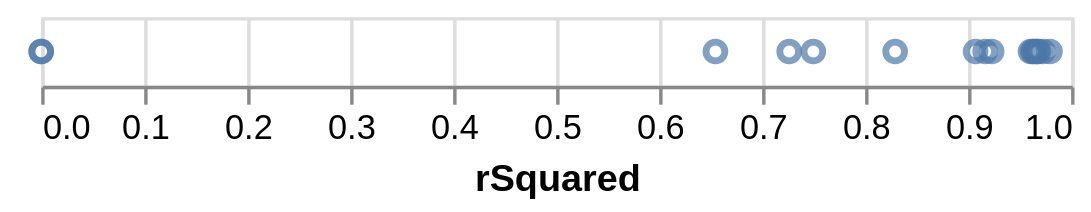

The Vega-Lite source for this figure:
### Vega-Lite specification from a JSON file in a GitHub repository (floating-point values rounded to 4 significant figures)
{"$schema": "https://vega.github.io/schema/vega-lite/v6.json", "data": {"values": [{"g": "p", "x": 1, "y": 3.28}, {"g": "q", "x": 2, "y": 2.48}, {"g": "q", "x": 1, "y": 2.39}, {"g": "p", "x": 2, "y": 3.06}, {"g": "q", "x": 3, "y": 3.94}, {"g": "q", "x": 4, "y": 3.73}, {"g": "p", "x": 3, "y": 2.57}, {"g": "q", "x": 4, "y": 3.04}, {"g": "q", "x": 5, "y": 4.11}, {"g": "p", "x": 6, "y": 4.41}, {"g": "q", "x": 5, "y": 4.07}, {"g": "q", "x": 6, "y": 4.42}, {"g": "p", "x": 7, "y": 4.11}, {"g": "q", "x": 8, "y": 3.85}, {"g": "q", "x": 7, "y": 3.83}, {"g": "p", "x": 8, "y": 4.8}, {"g": "q", "x": 9, "y": 5.14}, {"g": "q", "x": 10, "y": 5.12}, {"g": "p", "x": 9, "y": 5.03}, {"g": "q", "x": 10, "y": 4.8}, {"g": "q", "x": 11, "y": 5.26}, {"g": "p", "x": 12, "y": 5.24}, {"g": "q", "x": 11, "y": 6.14}, {"g": "q", "x": 12, "y": 6.63}, {"g": "p", "x": 13, "y": 5.81}, {"g": "q", "x": 14, "y": 6.72}, {"g": "q", "x": 13, "y": 6.16}, {"g": "p", "x": 14, "y": 7.28}, {"g": "q", "x": 15, "y": 7.96}, {"g": "q", "x": 16, "y": 7.36}, {"g": "p", "x": 15, "y": 6.95}, {"g": "q", "x": 16, "y": 7.36}, {"g": "q", "x": 17, "y": 8.81}, {"g": "p", "x": 18, "y": 8.92}, {"g": "q", "x": 17, "y": 8.56}, {"g": "q", "x": 18, "y": 9.91}, {"g": "p", "x": 19, "y": 9.52}, {"g": "q", "x": 20, "y": 10.93}, {"g": "q", "x": 19, "y": 10.62}, {"g": "p", "x": 20, "y": 11.35}]}, "encoding": {"x": {"field": "rSquared", "type": "quantitative"}, "detail": {"field": "coef", "type": "nominal"}, "tooltip": {"field": "keys", "type": "nominal"}}, "layer": [{"mark": "point", "transform": [{"regression": "y", "on": "x", "method": "linear", "params": true, "groupby": ["g"]}]}, {"mark": "point", "transform": [{"regression": "y", "on": "x", "method": "log", "params": true, "groupby": ["g"]}]}, {"mark": "point", "transform": [{"regression": "y", "on": "x", "method": "exp", "params": true, "groupby": ["g"]}]}, {"mark": "point", "transform": [{"regression": "y", "on": "x", "method": "pow", "params": true, "groupby": ["g"]}]}, {"mark": "point", "transform": [{"regression": "y", "on": "x", "method": "quad", "params": true, "groupby": ["g"]}]}, {"mark": "point", "transform": [{"regression": "y", "on": "x", "method": "poly", "params": true, "groupby": ["g"]}]}, {"mark": "point", "transform": [{"regression": "y", "on": "x", "method": "poly", "params": true, "groupby": ["g"], "order": 5}]}, {"mark": "point", "transform": [{"regression": "y", "on": "x", "method": "poly", "params": true, "groupby": ["g"], "order": 0}]}, {"mark": "point", "transform": [{"regression": "y", "on": "x", "params": true}]}]}
